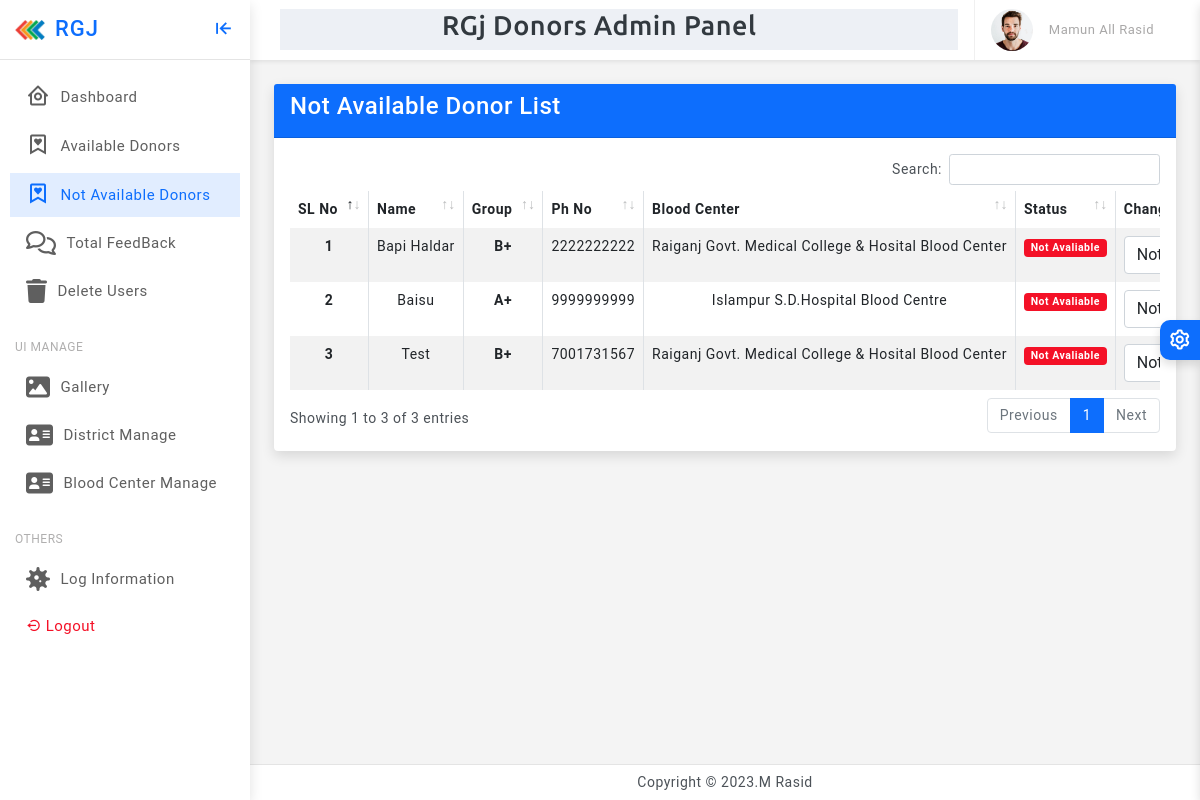
/admin/dashboard/not_available_donor.php (signed in), run on the app's committed database.
### tables this page shows
CREATE TABLE `donor_registation` (
  `registation_id` int(11) NOT NULL,
  `blood_group` varchar(30) NOT NULL,
  `donor_name` varchar(30) NOT NULL,
  `donr_dob` date NOT NULL,
  `donor_gender` varchar(30) NOT NULL,
  `donor_mobile_number` varchar(15) NOT NULL,
  `donor_email` varchar(40) NOT NULL,
  `donor_state` int(30) NOT NULL,
  `donor_district` int(30) NOT NULL,
  `donor_blood_center` int(30) NOT NULL,
  `donor_blood_available` int(30) NOT NULL,
  `status_update_date` date NOT NULL,
  `delete_status` int(100) NOT NULL,
  `registation_date` date NOT NULL,
  `registation_time` time NOT NULL
);

CREATE TABLE `blood_center_list` (
  `center_id` int(11) NOT NULL,
  `district_id` int(50) NOT NULL,
  `blood_center_list` varchar(250) NOT NULL,
  `blood_center_status` int(100) NOT NULL
);

### OOP_CLASS/class/common_class.php (called while the page is built, shortened)
<?php
class Main_Class extends UserInfo
{
	var $conn;
	public function __construct()
   {
    $this->conn= new mysqli(HOST,USERNAME,PASSWORD,DATABASE);
  }
    public function insert($data){
       return $this->conn->query($data);
    }
}
?>

### admin/dashboard/not_available_donor.php (the view, shortened to what this page needs)
<?php
 include("Header.php");
 include("Sidebar.php");
 ?>
 <div class="page-wrapper">
                <div class="page-content">
                    <div class="row">
                        <div class="col-md-12">
                            <div class="card">
                                <div class="card-header bg-primary">
                                     <h4 class="text-white">Not Available Donor List</h4>
                                </div>
                                <div class="card-body">
                               <div class="table-responsive">
                                <table id="example" class="table table-striped table-bordered" style="width:100%">
                                   <thead>
                                    <tr>
                                      <th scope="col">SL No</th>
                                      <th scope="col">Name</th>
                                      <th scope="col">Group</th>
                                      <th scope="col">Ph No</th>
                                      <th scope="col">Blood Center</th>
                                      <th scope="col">Status</th>
                                      <th scope="col">Change Status</th>
                                    </tr>
                                  </thead>
                                  <tbody class="text-center">
                                    <?php
                                        $sql="SELECT * FROM `donor_registation` LEFT JOIN `blood_center_list` ON donor_registation.donor_blood_center=blood_center_list.center_id WHERE  `donor_blood_available`='0' && `delete_status`='0'";
                                        $Result=$server->insert($sql);
                                         $i=1;
                                        foreach($Result As $data)
                                          {
                                        ?>
                                      <tr>
                                      <th scope="row"><?php echo $i++; ?></th>
                                      <td><?php echo $data['donor_name']; ?></td>
                                      <td><b><?php echo $data['blood_group']; ?></b></td>
                                      <td><?php echo $data['donor_mobile_number']; ?></td>
                                      <td><?php echo $data['blood_center_list']; ?></td>
                                      <td><span class="badge bg-danger">Not Avaliable</span></td>
                                      <td>
                                        <select name="status" id="status" class="form-control" onchange="updateStatus('<?php echo $data['registation_id'];?>',this.value,'../../Action/Admin/Status_Update.php')">
                                          <option value="0" <?php echo $data['donor_blood_available']=="0"?"selected":"";?>>Not available</option>
                                        </select>
                                      </td>
                                    </tr>
                                    <?php
                                     }
                                    ?>
                                  </tbody>
                                </table>
                                </div>
                               </div>
                        </div>
                    </div>
                </div>
            </div>
          </div>
<?php
    include("Footer.php");
?>

### Assets/Admin/assets/css/app.css (style rules this page uses)
body { font-size: 14px; color: #4c5258; letter-spacing: .5px; overflow-x:hidden; background-color: #f4f4f4; font-family: Roboto, sans-serif }
.page-wrapper { height: 100%; margin-top: 60px; margin-bottom: 30px; margin-left: 250px }
.page-content { padding: 1.5rem }

### data on the page
donor_registation: donor_name "Bapi Haldar", blood_group "B+", donor_mobile_number "2222222222", blood_center_list.blood_center_list "Raiganj Govt. Medical College & Hosital Blood Center", status "Not available"
donor_registation: donor_name "Baisu", blood_group "A+", donor_mobile_number "9999999999", blood_center_list.blood_center_list "Islampur S.D.Hospital Blood Centre", status "Not available"
donor_registation: donor_name "Test", blood_group "B+", donor_mobile_number "7001731567", blood_center_list.blood_center_list "Raiganj Govt. Medical College & Hosital Blood Center", status "Not available"

### other printed values
$Admin_Name "Mamun All Rasid"
